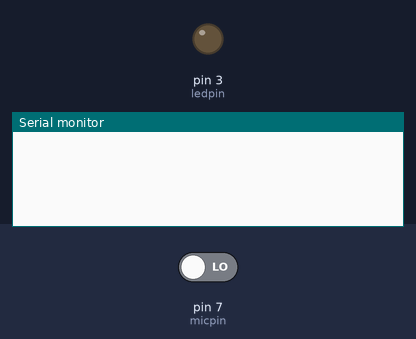
This sketch was run on a simulated Arduino Uno, built with avr-gcc and run on an emulated ATmega328P. Shown: output pins drawn as LEDs (lit = HIGH), the last lines printed to the serial monitor. The test bench sets the inputs (shaded band); at power-on: pin 7 (micpin) LOW.

Above: at 1.2 s.
1.3 s: pin 7 (micpin) driven HIGH
At 2.5 s:
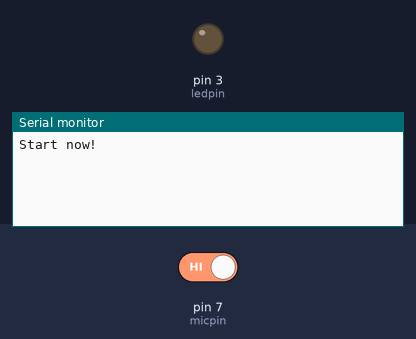
2.8 s: pin 7 (micpin) driven LOW
At 3.2 s:
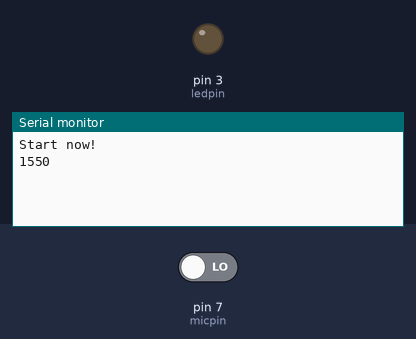

Measured:
- after the input at 1.3 s, the serial monitor: prints a new line at once (image 1)
- after the input at 2.8 s, the serial monitor: prints a new line after 0.05 s (image 2)

The sketch:

version02.ino
```cpp
const int micpin = 7, ledpin=3;
const int clapdelay = 500;
int eventstatus=0;
bool sensorstatus=0, startMeasured = false, lastDebounceSet = false;

unsigned long firstClapStart, firstClapEnd;

unsigned long lastDebounceTime = 0;
unsigned long debounceDelay = 20;

void setup() {
  Serial.begin(9600);

  pinMode(micpin, INPUT);
  pinMode(ledpin, OUTPUT);
}

void loop() {
  eventstatus = 0;
  sensorstatus = digitalRead(micpin);

  //delay(1);

  if(eventstatus == 0)
  {
    if(sensorstatus == 1 && startMeasured == false)
    {
      firstClapStart = millis();
      startMeasured = true;
      Serial.println("Start now!");
    }

      bool bouncing = false;
      sensorstatus = digitalRead(micpin);
      if(startMeasured)
      {
        //Serial.println("Debouncer!");
        if(sensorstatus == 0)
        {
          //Serial.println("sensorstatus = 0");
          lastDebounceTime = millis();
          lastDebounceSet = true;
        }
        while( (millis() - lastDebounceTime) < 50 )
        {
          //Serial.println("In while loop");
          if(digitalRead(micpin) == 1)
          {
            bouncing = true;
            lastDebounceSet = false;
            //Serial.println("bouncing true");
          }
        }
      }

        //Serial.println("Gebounced!!!!!");

      if(!bouncing && startMeasured && lastDebounceSet)
      {
        //Serial.println("test!");

        //Serial.println("checking lenght of clap");
        firstClapEnd = millis();
        //Serial.print("Start Clap: ");
        //Serial.println(firstClapStart);
        //Serial.print("End Clap: ");
        //Serial.println(firstClapEnd);
        //Serial.print("Time difference: ");
        //Serial.println(firstClapEnd - firstClapStart);

        lastDebounceSet = false;
        startMeasured = false;

        int timeDifference = firstClapEnd - firstClapStart;
        Serial.println(timeDifference);

        if( (timeDifference > 290) && (timeDifference < 310) )
        {
          //Serial.println("signal long and short enough");
          eventstatus = 1;
        }
      }
    }


  if(eventstatus == 1)
  {
    Serial.println("eventstatus 2 hurrayy");
    /*
    for(int n=0; n<250; n++)
    {
      delay(1);
      sensorstatus = digitalRead(micpin);
      if(sensorstatus == 1)
      {
        Serial.println("high again");
        eventstatus = 3;
        break;
      }
    }*/
  }

/*
  if(eventstatus == 3)
  {
    Serial.println("shouting led");
    digitalWrite(ledpin, !digitalRead(ledpin));
  }


/*
  if(eventstatus == 1)
  {
    do
    {
      sensorstatus = digitalRead(micpin);
      if(sensorstatus != lastsensorstatus)
      {
        lastDebounceTime = millis();
      }

      if((millis() - lastDebounceTime) > debounceDelay)
      {
        eventstatus = 2;
        Serial.println("Signal wurde gedebounced");
      }
    }while(eventstatus == 1);
  }


  if(eventstatus == 2)
  {
    for(int n=500; n>0; n--)
    {
      delay(1);
      sensorstatus = digitalRead(micpin);
      if(sensorstatus == HIGH)
      {
        eventstatus = 3;
        break;
      }
    }
  }

  if(eventstatus == 3)
  {
    digitalWrite(ledpin, !digitalRead(ledpin));
  }
  */
}
```
